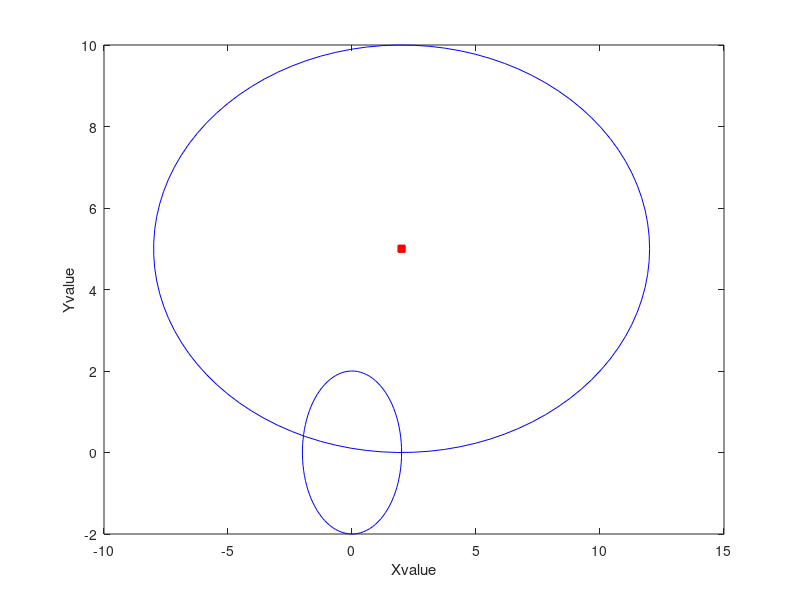

The MATLAB source for this figure:
close all;
clc
t = linspace(0,2*pi);
x = 2*cos(t);
y = 2*sin(t);
plot(x,y,'b-');
xlabel('Xvalue');
ylabel('Yvalue');
hold on
w = 10*cos(t)+2;
v = 5*sin(t)+5;
plot (w,v,'b-',2,5,'+','lineWidth',5,'Color','red');
axes = 'equal';
hold off

